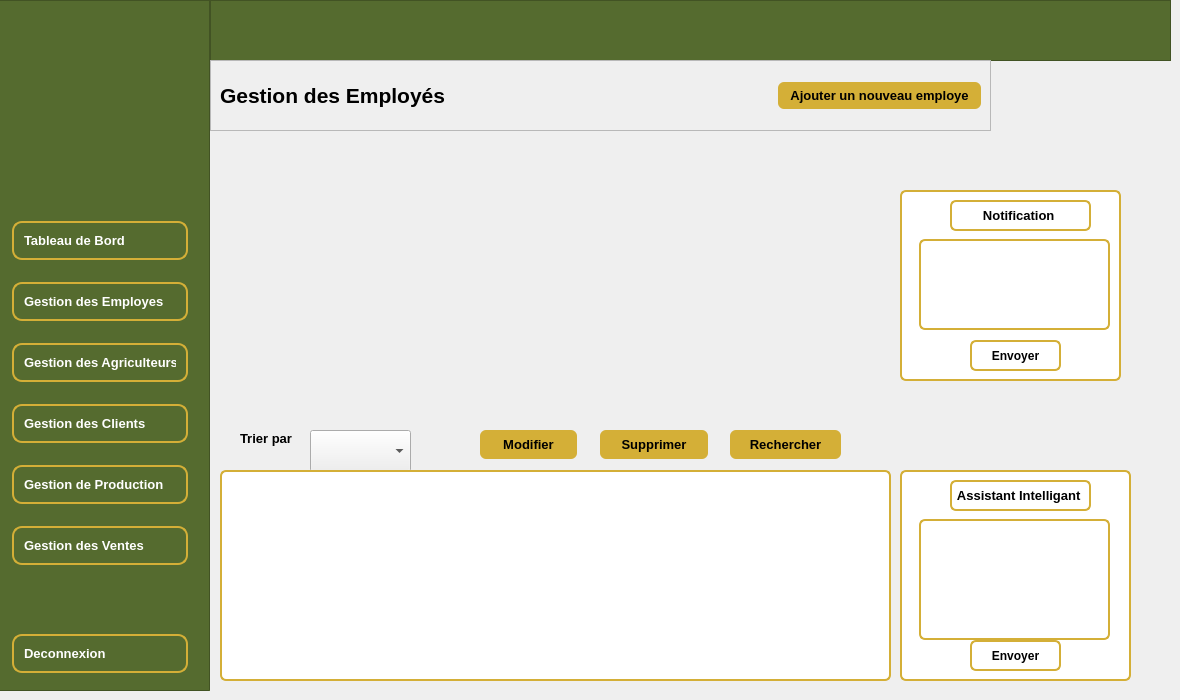
      <widget class="QWidget" name="page_employes">
       <widget class="QFrame" name="frame_6">
        <property name="geometry">
         <rect>
          <x>210</x>
          <y>0</y>
          <width>961</width>
          <height>61</height>
         </rect>
        </property>
        <property name="styleSheet">
         <string notr="true">QFrame {
    background-color: #556B2F;
}</string>
        </property>
        <property name="frameShape">
         <enum>QFrame::Shape::StyledPanel</enum>
        </property>
        <property name="frameShadow">
         <enum>QFrame::Shadow::Raised</enum>
        </property>
       </widget>
       <widget class="QFrame" name="sidebar_2">
        <property name="geometry">
         <rect>
          <x>-10</x>
          <y>0</y>
          <width>220</width>
          <height>691</height>
         </rect>
        </property>
        <property name="minimumSize">
         <size>
          <width>220</width>
          <height>0</height>
         </size>
        </property>
        <property name="maximumSize">
         <size>
          <width>220</width>
          <height>16777215</height>
         </size>
        </property>
        <property name="styleSheet">
         <string notr="true">QFrame#sidebar_2
 {
    background-color: #556B2F;
}
QPushButton {
    background-color: transparent;
    color: white;
    border: 2px solid #D4AF37;
    border-radius: 10px;
    padding: 10px;
    margin: 8px 12px;
    text-align: left;
}

QPushButton:hover {
    background-color: #D4AF37;
    color: black;
}
</string>
        </property>
        <property name="frameShape">
         <enum>QFrame::Shape::StyledPanel</enum>
        </property>
        <property name="frameShadow">
         <enum>QFrame::Shadow::Raised</enum>
        </property>
        <layout class="QVBoxLayout" name="verticalLayout_8">
         <item>
          <widget class="QLabel" name="label_21">
           <property name="minimumSize">
            <size>
             <width>150</width>
             <height>150</height>
            </size>
           </property>
           <property name="maximumSize">
            <size>
             <width>150</width>
             <height>150</height>
            </size>
           </property>
           <property name="text">
            <string/>
           </property>
           <property name="pixmap">
            <pixmap>../SMART_OIL_PRESS_DHOUHA/GestionEmployes/images/lg-removebg-preview.png</pixmap>
           </property>
           <property name="scaledContents">
            <bool>true</bool>
           </property>
           <property name="alignment">
            <set>Qt::AlignmentFlag::AlignCenter</set>
           </property>
          </widget>
         </item>
         <item>
          <spacer name="verticalSpacer_5">
           <property name="orientation">
            <enum>Qt::Orientation::Vertical</enum>
           </property>
           <property name="sizeHint" stdset="0">
            <size>
             <width>20</width>
             <height>40</height>
            </size>
           </property>
          </spacer>
         </item>
         <item>
          <widget class="QPushButton" name="btn_home_3">
           <property name="font">
            <font>
             <pointsize>10</pointsize>
             <bold>true</bold>
            </font>
           </property>
           <property name="text">
            <string>Tableau de Bord</string>
           </property>
           <property name="icon">
            <iconset theme="QIcon::ThemeIcon::GoHome"/>
           </property>
          </widget>
         </item>
         <item>
          <widget class="QPushButton" name="btn_employes_3">
           <property name="font">
            <font>
             <pointsize>10</pointsize>
             <bold>true</bold>
            </font>
           </property>
           <property name="text">
            <string>Gestion des Employes</string>
           </property>
           <property name="icon">
            <iconset theme="QIcon::ThemeIcon::UserAvailable"/>
           </property>
          </widget>
         </item>
         <item>
          <widget class="QPushButton" name="btn_agriculteurs_3">
           <property name="font">
            <font>
             <pointsize>10</pointsize>
             <bold>true</bold>
            </font>
           </property>
           <property name="text">
            <string>Gestion des Agriculteurs</string>
           </property>
          </widget>
         </item>
         <item>
          <widget class="QPushButton" name="btn_clients_3">
           <property name="font">
            <font>
             <pointsize>10</pointsize>
             <bold>true</bold>
            </font>
           </property>
           <property name="text">
            <string>Gestion des Clients</string>
           </property>
          </widget>
         </item>
         <item>
          <widget class="QPushButton" name="btn_production_3">
           <property name="font">
            <font>
             <pointsize>10</pointsize>
             <bold>true</bold>
            </font>
           </property>
           <property name="text">
            <string>Gestion de Production</string>
           </property>
          </widget>
         </item>
         <item>
          <widget class="QPushButton" name="btn_ventes_3">
           <property name="font">
            <font>
             <pointsize>10</pointsize>
             <bold>true</bold>
            </font>
           </property>
           <property name="text">
            <string>Gestion des Ventes</string>
           </property>
          </widget>
         </item>
         <item>
          <spacer name="verticalSpacer_6">
           <property name="orientation">
            <enum>Qt::Orientation::Vertical</enum>
           </property>
           <property name="sizeHint" stdset="0">
            <size>
             <width>20</width>
             <height>40</height>
            </size>
           </property>
          </spacer>
         </item>
         <item>
          <widget class="QPushButton" name="btn_logout_3">
           <property name="font">
            <font>
             <pointsize>10</pointsize>
             <bold>true</bold>
            </font>
           </property>
           <property name="text">
            <string>Deconnexion</string>
           </property>
          </widget>
         </item>
        </layout>
       </widget>
       <widget class="QFrame" name="frame_3">
        <property name="geometry">
         <rect>
          <x>900</x>
          <y>190</y>
          <width>221</width>
          <height>191</height>
         </rect>
        </property>
        <property name="styleSheet">
         <string notr="true">QFrame {
    background-color: white;
    border: 2px solid #D4AF37;   /* jaune doré */
    gridline-color: #D4AF37;
    border-radius: 6px;
    selection-background-color: #FFF3C4;
    selection-color: black;
}




</string>
        </property>
        <property name="frameShape">
         <enum>QFrame::Shape::StyledPanel</enum>
        </property>
        <property name="frameShadow">
         <enum>QFrame::Shadow::Raised</enum>
        </property>
        <widget class="QLabel" name="label_27">
         <property name="geometry">
          <rect>
           <x>50</x>
           <y>10</y>
           <width>141</width>
           <height>31</height>
          </rect>
         </property>
         <property name="font">
          <font>
           <pointsize>10</pointsize>
           <bold>true</bold>
          </font>
         </property>
         <property name="text">
          <string>Notification </string>
         </property>
         <property name="alignment">
          <set>Qt::AlignmentFlag::AlignCenter</set>
         </property>
        </widget>
        <widget class="QFrame" name="frame_4">
         <property name="geometry">
          <rect>
           <x>19</x>
           <y>49</y>
           <width>191</width>
           <height>91</height>
          </rect>
         </property>
         <property name="frameShape">
          <enum>QFrame::Shape::StyledPanel</enum>
         </property>
         <property name="frameShadow">
          <enum>QFrame::Shadow::Raised</enum>
         </property>
        </widget>
        <widget class="QPushButton" name="pushButton_8">
         <property name="geometry">
          <rect>
           <x>70</x>
           <y>150</y>
           <width>91</width>
           <height>31</height>
          </rect>
         </property>
         <property name="font">
          <font>
           <bold>true</bold>
          </font>
         </property>
         <property name="styleSheet">
          <string notr="true">QPushButton {
    background-color: white;
    border: 2px solid #D4AF37;   /* jaune doré */
    gridline-color: #D4AF37;
    border-radius: 6px;
    selection-background-color: #FFF3C4;
    selection-color: black;
}




</string>
         </property>
         <property name="text">
          <string>Envoyer</string>
         </property>
         <property name="icon">
          <iconset theme="QIcon::ThemeIcon::MailSend"/>
         </property>
        </widget>
       </widget>
       <widget class="QPushButton" name="btn_rechercher">
        <property name="geometry">
         <rect>
          <x>730</x>
          <y>430</y>
          <width>111</width>
          <height>29</height>
         </rect>
        </property>
        <property name="font">
         <font>
          <pointsize>10</pointsize>
          <bold>true</bold>
         </font>
        </property>
        <property name="styleSheet">
         <string notr="true">QPushButton {
    background-color: #D4AF37;
    color: black;
    border-radius: 6px;
    padding: 6px 12px;
}

QPushButton:hover {
    background-color: #c49b2f;
}
</string>
        </property>
        <property name="text">
         <string>Rechercher</string>
        </property>
        <property name="icon">
         <iconset theme="QIcon::ThemeIcon::EditFind"/>
        </property>
       </widget>
       <widget class="QFrame" name="frame_top">
        <property name="geometry">
         <rect>
          <x>210</x>
          <y>60</y>
          <width>781</width>
          <height>71</height>
         </rect>
        </property>
        <property name="styleSheet">
         <string notr="true">QPushButton {
    background-color: #D4AF37;
    color: black;
    border-radius: 6px;
    padding: 6px 12px;
}

QPushButton:hover {
    background-color: #c49b2f;
}
</string>
        </property>
        <property name="frameShape">
         <enum>QFrame::Shape::StyledPanel</enum>
        </property>
        <property name="frameShadow">
         <enum>QFrame::Shadow::Raised</enum>
        </property>
        <layout class="QHBoxLayout" name="horizontalLayout_2">
         <item>
          <widget class="QLabel" name="label_22">
           <property name="font">
            <font>
             <pointsize>16</pointsize>
             <bold>true</bold>
            </font>
           </property>
           <property name="text">
            <string>Gestion des Employés</string>
           </property>
           <property name="alignment">
            <set>Qt::AlignmentFlag::AlignLeading|Qt::AlignmentFlag::AlignLeft|Qt::AlignmentFlag::AlignVCenter</set>
           </property>
          </widget>
         </item>
         <item>
          <spacer name="horizontalSpacer">
           <property name="orientation">
            <enum>Qt::Orientation::Horizontal</enum>
           </property>
           <property name="sizeHint" stdset="0">
            <size>
             <width>40</width>
             <height>20</height>
            </size>
           </property>
          </spacer>
         </item>
         <item>
          <widget class="QPushButton" name="btn_ajouter">
           <property name="font">
            <font>
             <pointsize>10</pointsize>
             <bold>true</bold>
            </font>
           </property>
           <property name="text">
            <string>Ajouter un nouveau employe</string>
           </property>
           <property name="icon">
            <iconset resource="images.qrc">
             <normaloff>:/images/images/add-user_6862949.png</normaloff>:/images/images/add-user_6862949.png</iconset>
           </property>
          </widget>
         </item>
        </layout>
       </widget>
       <widget class="QComboBox" name="comboBox_6">
        <property name="geometry">
         <rect>
          <x>310</x>
          <y>430</y>
          <width>101</width>
          <height>42</height>
         </rect>
        </property>
       </widget>
       <widget class="QTableView" name="tableView">
        <property name="geometry">
         <rect>
          <x>220</x>
          <y>470</y>
          <width>671</width>
          <height>211</height>
         </rect>
        </property>
        <property name="styleSheet">
         <string notr="true">QTableView {
    background-color: white;
    border: 2px solid #D4AF37;   /* jaune doré */
    gridline-color: #D4AF37;
    border-radius: 6px;
    selection-background-color: #FFF3C4;
    selection-color: black;
}




</string>
        </property>
       </widget>
       <widget class="QPushButton" name="btn_modifier">
        <property name="geometry">
         <rect>
          <x>480</x>
          <y>430</y>
          <width>97</width>
          <height>29</height>
         </rect>
        </property>
        <property name="font">
         <font>
          <pointsize>10</pointsize>
          <bold>true</bold>
         </font>
        </property>
        <property name="styleSheet">
         <string notr="true">QPushButton {
    background-color: #D4AF37;
    color: black;
    border-radius: 6px;
    padding: 6px 12px;
}

QPushButton:hover {
    background-color: #c49b2f;
}
</string>
        </property>
        <property name="text">
         <string>Modifier</string>
        </property>
        <property name="icon">
         <iconset theme="QIcon::ThemeIcon::DocumentProperties"/>
        </property>
       </widget>
       <widget class="QPushButton" name="btn_supprimer">
        <property name="geometry">
         <rect>
          <x>600</x>
          <y>430</y>
          <width>108</width>
          <height>29</height>
         </rect>
        </property>
        <property name="font">
         <font>
          <pointsize>10</pointsize>
          <bold>true</bold>
         </font>
        </property>
        <property name="styleSheet">
         <string notr="true">QPushButton {
    background-color: #D4AF37;
    color: black;
    border-radius: 6px;
    padding: 6px 12px;
}

QPushButton:hover {
    background-color: #c49b2f;
}
</string>
        </property>
        <property name="text">
         <string>Supprimer</string>
        </property>
        <property name="icon">
         <iconset theme="QIcon::ThemeIcon::EditDelete"/>
        </property>
       </widget>
       <widget class="QWidget" name="verticalLayoutWidget">
        <property name="geometry">
         <rect>
          <x>220</x>
          <y>180</y>
          <width>671</width>
          <height>231</height>
         </rect>
        </property>
        <layout class="QVBoxLayout" name="verticalLayout_chart"/>
       </widget>
       <widget class="QLabel" name="label_25">
        <property name="geometry">
         <rect>
          <x>240</x>
          <y>430</y>
          <width>61</width>
          <height>16</height>
         </rect>
        </property>
        <property name="font">
         <font>
          <pointsize>10</pointsize>
          <bold>true</bold>
         </font>
        </property>
        <property name="text">
         <string>Trier par</string>
        </property>
       </widget>
       <widget class="QFrame" name="frame">
        <property name="geometry">
         <rect>
          <x>900</x>
          <y>470</y>
          <width>231</width>
          <height>211</height>
         </rect>
        </property>
        <property name="styleSheet">
         <string notr="true">QFrame {
    background-color: white;
    border: 2px solid #D4AF37;   /* jaune doré */
    gridline-color: #D4AF37;
    border-radius: 6px;
    selection-background-color: #FFF3C4;
    selection-color: black;
}




</string>
        </property>
        <property name="frameShape">
         <enum>QFrame::Shape::StyledPanel</enum>
        </property>
        <property name="frameShadow">
         <enum>QFrame::Shadow::Raised</enum>
        </property>
        <widget class="QLabel" name="label_26">
         <property name="geometry">
          <rect>
           <x>50</x>
           <y>10</y>
           <width>141</width>
           <height>31</height>
          </rect>
         </property>
         <property name="font">
          <font>
           <pointsize>10</pointsize>
           <bold>true</bold>
          </font>
         </property>
         <property name="text">
          <string>Assistant Intelligant </string>
         </property>
         <property name="alignment">
          <set>Qt::AlignmentFlag::AlignCenter</set>
         </property>
        </widget>
        <widget class="QFrame" name="frame_2">
         <property name="geometry">
          <rect>
           <x>19</x>
           <y>49</y>
           <width>191</width>
           <height>121</height>
          </rect>
         </property>
         <property name="frameShape">
          <enum>QFrame::Shape::StyledPanel</enum>
         </property>
         <property name="frameShadow">
          <enum>QFrame::Shadow::Raised</enum>
         </property>
        </widget>
        <widget class="QPushButton" name="pushButton_22">
         <property name="geometry">
          <rect>
           <x>70</x>
           <y>170</y>
           <width>91</width>
           <height>31</height>
          </rect>
         </property>
         <property name="font">
          <font>
           <bold>true</bold>
          </font>
         </property>
         <property name="styleSheet">
          <string notr="true">QPushButton {
    background-color: white;
    border: 2px solid #D4AF37;   /* jaune doré */
    gridline-color: #D4AF37;
    border-radius: 6px;
    selection-background-color: #FFF3C4;
    selection-color: black;
}




</string>
         </property>
         <property name="text">
          <string>Envoyer</string>
         </property>
         <property name="icon">
          <iconset theme="QIcon::ThemeIcon::MailSend"/>
         </property>
        </widget>
       </widget>
      </widget>
